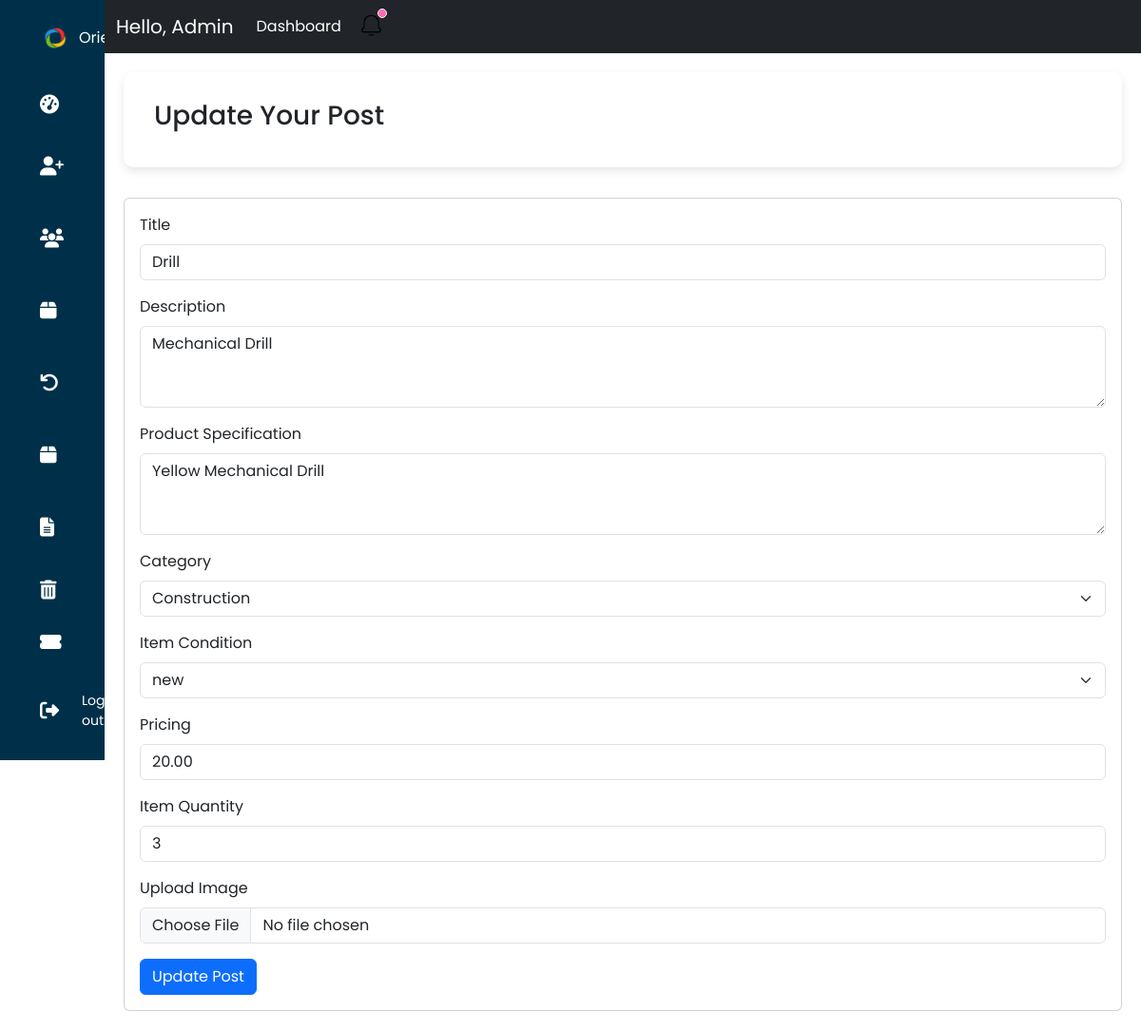
The app's page /admin/edit.php?id=19 (signed in) with its own data.
### tables this page shows
CREATE TABLE `rentals` (
  `id` int(11) NOT NULL,
  `title` varchar(255) NOT NULL,
  `description` text DEFAULT NULL,
  `specification` text DEFAULT NULL,
  `category` varchar(100) DEFAULT NULL,
  `image` varchar(255) DEFAULT NULL,
  `price` decimal(10,2) DEFAULT NULL,
  `status` enum('available','unavailable','deleted') DEFAULT 'available',
  `created_at` timestamp NOT NULL DEFAULT current_timestamp(),
  `serial_no` varchar(200) DEFAULT NULL,
  `item_qty` int(10) DEFAULT NULL,
  `item_condition` enum('good','bad','new','poor','fair') DEFAULT NULL
);

### admin/edit.php (the view, shortened to what this page needs)
<?php include("../config/db.php");
$id = $_GET['id'];
$table_query = mysqli_query($conn, "SELECT * FROM rentals WHERE id='$id'");
$row = mysqli_fetch_assoc($table_query);
?>
<!DOCTYPE html>
<html lang="en">
<head>
  <link rel="stylesheet" href="../assets/css/admin.css">
  <link href="https://cdn.jsdelivr.net/npm/bootstrap@5.3.8/dist/css/bootstrap.min.css" rel="stylesheet">
  <link rel="stylesheet" href="https://cdnjs.cloudflare.com/ajax/libs/font-awesome/6.5.0/css/all.min.css">
</head>
<body>
        <?php include("sidebar.php"); ?>
        <?php include("navbar.php"); ?>
        <div class="content">
          <div class="top">
            <div class="title">
              <h3>Update Your Post</h3>
            </div>
          </div>
          <form action="../config/auth.php" method="POST" enctype="multipart/form-data">
              <div class="card">
                <div class="card-body">
                      <div class="mb-3">
                      <label class="form-label">Title</label>
                      <input type="text" value="<?php echo $row['title']; ?>" name="title" class="form-control" placeholder="SEO Title">
                  </div>
                  <div class="mb-3">
                      <label  class="form-label">Description</label>
                      <textarea class="form-control" name="description" rows="3"><?php echo $row['description']; ?></textarea>
                  </div>
                  <div class="mb-3">
                      <label class="form-label">Product Specification</label>
                      <textarea class="form-control"  name= "specification" rows="3"><?php echo $row['specification']; ?></textarea>
                  </div>
                  <div class="mb-3">
                    <label class="form-label">Category</label>
                    <select name="category" class="form-select">
                        <option value="Construction"<?php if ($row["category"] == "Construction") echo "selected"; ?>>Construction</option>
                    </select>
                  </div>
                  <div class="mb-3">
                    <label class="form-label">Item Condition</label>
                    <select name="item_condition" class="form-select">
                        <option value="new"<?php if ($row["item_condition"] == "new") echo "selected"; ?>>new</option>
                    </select>
                  </div>
                  <div class="mb-3">
                    <label class="form-label">Pricing</label>
                    <input type="number" value="<?php echo $row['price']; ?>" name="price" step="0.5" class="form-control" placeholder="Price per day">
                  </div>
                  <div class="mb-3">
                      <label class="form-label">Item Quantity</label>
                      <input type="number"  value="<?php echo $row['item_qty']; ?>" name="item_qty" step="1" class="form-control">
                  </div>
                  <div class="mb-3">
                    <label class="form-label">Upload Image</label>
                    <input type="file" name="image" class="form-control">
                  </div>
                      <button type="submit" name="item_update" class="btn btn-primary">Update Post</button>
                </div>
              </div>
          </form>
</body>
</html>

### assets/css/admin.css (style rules this page uses)
* { margin: 0; padding: 0; border: none; outline: none; box-sizing: border-box; font-family: "Poppins", sans-serif; }
.content { padding: 20px; margin-left: 110px; margin-top: 56px; margin-left: 110px; }
.top { display: flex; height: 100px; justify-content: space-between; align-items: center; flex-wrap: wrap; background: white; border-radius: 10px; padding: 10px 32px; margin-bottom: 32px; box-shadow: 0 4px 10px rgba(0,0,0,0.1); }
.title { font-size: 15px; font-weight: 200; }

### records on screen
rentals: title "Drill", description "Mechanical Drill", specification "Yellow Mechanical Drill", category "Construction", item_condition "new", price "20.00", item_qty "3"
